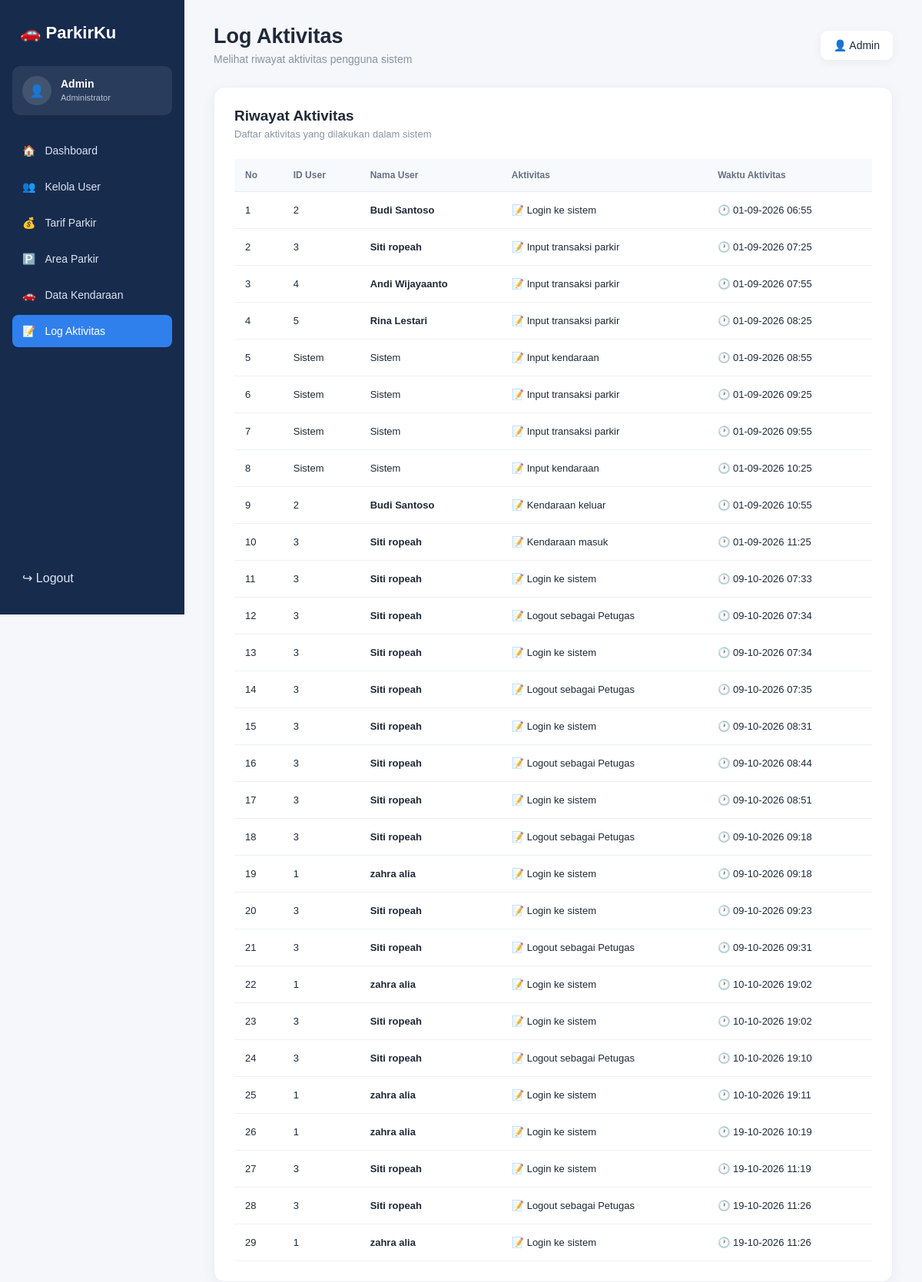
Page /view/log_aktivitas.php (signed in) on the committed database.
### tables this page shows
CREATE TABLE `tb_log_aktivitas` (
  `id_log` int NOT NULL,
  `id_user` int DEFAULT NULL,
  `aktivitas` varchar(100) NOT NULL,
  `waktu_aktivitas` datetime NOT NULL
);

CREATE TABLE `tb_user` (
  `id_user` int NOT NULL,
  `nama_lengkap` varchar(50) NOT NULL,
  `username` varchar(50) NOT NULL,
  `password` varchar(100) NOT NULL,
  `role` enum('admin','petugas','owner') NOT NULL,
  `status_aktif` tinyint(1) DEFAULT '1'
);

### view/log_aktivitas.php (the view, shortened to what this page needs)
<?php
include "../model/m_koneksi.php";
$query = mysqli_query(
    $conn,
    "SELECT
        l.id_log,
        l.id_user,
        l.aktivitas,
        l.waktu_aktivitas,
        u.nama_lengkap
     FROM tb_log_aktivitas l
     LEFT JOIN tb_user u
        ON l.id_user = u.id_user
     ORDER BY l.id_log ASC"
);
$data_log = [];
while ($row = mysqli_fetch_assoc($query)) {
    $data_log[] = $row;
}
?>
<!DOCTYPE html>
<html lang="id">
<head>
    <link rel="stylesheet" href="../asset/tarif.css">
</head>
<body>
<aside class="sidebar">
    <div class="logo">
        🚗 <span>ParkirKu</span>
    </div>
    <div class="admin">
        <div class="avatar">
            👤
        </div>
        <div>
            <strong>Admin</strong>
            <small>
                Administrator
            </small>
        </div>
    </div>
    <nav>
        <a href="dashboard_admin.php">
            🏠 <span>Dashboard</span>
        </a>
        <a href="kelola_user.php">
            👥 <span>Kelola User</span>
        </a>
        <a href="tarif_parkir.php">
            💰 <span>Tarif Parkir</span>
        </a>
        <a href="area_parkir.php">
            🅿️ <span>Area Parkir</span>
        </a>
        <a href="data_kendaraan.php">
            🚗 <span>Data Kendaraan</span>
        </a>
        <a href="log_aktivitas.php" class="active">
            📝 <span>Log Aktivitas</span>
        </a>
    </nav>
    <a href="login.php" class="logout">
        ↪ <span>Logout</span>
    </a>
</aside>
<main class="main">
    <header class="header">
        <div>
            <h1>
                Log Aktivitas
            </h1>
            <p>
                Melihat riwayat aktivitas pengguna sistem
            </p>
        </div>
        <div class="profile">
            👤 Admin
        </div>
    </header>
    <section class="card">
        <div class="card-header">
            <div>
                <h2>
                    Riwayat Aktivitas
                </h2>
                <p>
                    Daftar aktivitas yang dilakukan dalam sistem
                </p>
            </div>
        </div>
        <div class="table-wrapper">
            <table>
                <thead>
                    <tr>
                        <th>
                            No
                        </th>
                        <th>
                            ID User
                        </th>
                        <th>
                            Nama User
                        </th>
                        <th>
                            Aktivitas
                        </th>
                        <th>
                            Waktu Aktivitas
                        </th>
                    </tr>
                </thead>
                <tbody>
                <?php if (count($data_log) > 0): ?>
                    <?php $no = 1; ?>
                    <?php foreach ($data_log as $log): ?>
                        <tr>
                            <td>
                                <?= $no++; ?>
                            </td>
                            <td>
                                <?php if ($log['id_user'] != NULL): ?>
                                    <span class="badge-user">
                                        <?= htmlspecialchars($log['id_user']); ?>
                                    </span>
                                <?php else: ?>
                                    <span class="badge-system">
                                        Sistem
                                    </span>
                                <?php endif; ?>
                            </td>
                            <td>
                                <?php if (!empty($log['nama_lengkap'])): ?>
                                    <strong>
                                        <?= htmlspecialchars($log['nama_lengkap']); ?>
                                    </strong>
                                <?php else: ?>
                                    <span class="system-user">
                                        Sistem
                                    </span>
                                <?php endif; ?>
                            </td>
                            <td>
                                <span class="activity">
                                    📝
                                    <?= htmlspecialchars($log['aktivitas']); ?>
                                </span>
                            </td>
                            <td>
                                <span class="time">
                                    🕐
                                    <?= date(
                                        'd-m-Y H:i',
                                        strtotime($log['waktu_aktivitas'])
                                    ); ?>
                                </span>
                            </td>
                        </tr>
                    <?php endforeach; ?>
                <?php endif; ?>
                </tbody>
            </table>
        </div>
    </section>
</main>
</body>
</html>

### asset/tarif.css (style rules this page uses)
* { margin: 0; padding: 0; box-sizing: border-box; }
body { font-family: Arial, sans-serif; background: #f5f7fb; color: #1f2937; }
.sidebar { position: fixed; left: 0; top: 0; width: 240px; height: 100vh; background: #172b4d; padding: 25px 16px; color: white; }
.logo { font-size: 22px; font-weight: bold; padding: 5px 10px 30px; }
.admin { display: flex; align-items: center; gap: 12px; padding: 13px; background: rgba(255,255,255,.08); border-radius: 10px; margin-bottom: 25px; }
.avatar { width: 38px; height: 38px; display: flex; align-items: center; justify-content: center; background: rgba(255,255,255,.12); border-radius: 50%; }
.admin strong { display: block; font-size: 14px; }
.admin small { color: #b8c4d6; font-size: 11px; }
nav a { display: flex; align-items: center; gap: 12px; padding: 13px; margin-bottom: 5px; border-radius: 8px; color: #dbe4f0; text-decoration: none; font-size: 14px; }
nav a.active { background: #2f80ed; color: white; }
.logout { position: absolute; bottom: 25px; left: 16px; right: 16px; padding: 13px; color: #dbe4f0; text-decoration: none; border-radius: 8px; }
.main { margin-left: 240px; padding: 32px 38px; }
.header { display: flex; justify-content: space-between; align-items: center; margin-bottom: 28px; }
.header h1 { font-size: 27px; margin-bottom: 6px; }
.header p { color: #8993a4; font-size: 14px; }
.profile { background: white; padding: 11px 17px; border-radius: 9px; box-shadow: 0 3px 12px rgba(0,0,0,.05); font-size: 14px; }
.card { background: white; border-radius: 14px; padding: 26px; border: 1px solid #edf0f5; box-shadow: 0 4px 18px rgba(23,43,77,.05); }
.card-header { display: flex; align-items: center; justify-content: space-between; margin-bottom: 25px; }
.card-header h2 { font-size: 19px; margin-bottom: 5px; }
.card-header p { color: #8b95a5; font-size: 13px; }
.table-wrapper { overflow-x: auto; }
table { width: 100%; border-collapse: collapse; }
thead { background: #f7f9fc; }
th { padding: 14px; text-align: left; color: #667085; font-size: 12px; border-bottom: 1px solid #e8edf3; }
td { padding: 16px 14px; border-bottom: 1px solid #edf0f4; font-size: 13px; }

### rows in the picture
tb_log_aktivitas: id_user "2", id_user.nama_lengkap "Budi Santoso", aktivitas "Login ke sistem", waktu_aktivitas "01-09-2026 06:55"
tb_log_aktivitas: id_user "3", id_user.nama_lengkap "Siti ropeah", aktivitas "Input transaksi parkir", waktu_aktivitas "01-09-2026 07:25"
tb_log_aktivitas: id_user "4", id_user.nama_lengkap "Andi Wijayaanto", aktivitas "Input transaksi parkir", waktu_aktivitas "01-09-2026 07:55"
tb_log_aktivitas: id_user "5", id_user.nama_lengkap "Rina Lestari", aktivitas "Input transaksi parkir", waktu_aktivitas "01-09-2026 08:25"
tb_log_aktivitas: shows "Sistem", aktivitas "Input kendaraan", waktu_aktivitas "01-09-2026 08:55"
tb_log_aktivitas: shows "Sistem", aktivitas "Input transaksi parkir", waktu_aktivitas "01-09-2026 09:25"
tb_log_aktivitas: shows "Sistem", aktivitas "Input transaksi parkir", waktu_aktivitas "01-09-2026 09:55"
tb_log_aktivitas: shows "Sistem", aktivitas "Input kendaraan", waktu_aktivitas "01-09-2026 10:25"
tb_log_aktivitas: id_user "2", id_user.nama_lengkap "Budi Santoso", aktivitas "Kendaraan keluar", waktu_aktivitas "01-09-2026 10:55"
tb_log_aktivitas: id_user "3", id_user.nama_lengkap "Siti ropeah", aktivitas "Kendaraan masuk", waktu_aktivitas "01-09-2026 11:25"
tb_log_aktivitas: id_user "3", id_user.nama_lengkap "Siti ropeah", aktivitas "Login ke sistem", waktu_aktivitas "09-10-2026 07:33"
tb_log_aktivitas: id_user "3", id_user.nama_lengkap "Siti ropeah", aktivitas "Logout sebagai Petugas", waktu_aktivitas "09-10-2026 07:34"
tb_log_aktivitas: id_user "3", id_user.nama_lengkap "Siti ropeah", aktivitas "Login ke sistem", waktu_aktivitas "09-10-2026 07:34"
tb_log_aktivitas: id_user "3", id_user.nama_lengkap "Siti ropeah", aktivitas "Logout sebagai Petugas", waktu_aktivitas "09-10-2026 07:35"
tb_log_aktivitas: id_user "3", id_user.nama_lengkap "Siti ropeah", aktivitas "Login ke sistem", waktu_aktivitas "09-10-2026 08:31"
tb_log_aktivitas: id_user "3", id_user.nama_lengkap "Siti ropeah", aktivitas "Logout sebagai Petugas", waktu_aktivitas "09-10-2026 08:44"
tb_log_aktivitas: id_user "3", id_user.nama_lengkap "Siti ropeah", aktivitas "Login ke sistem", waktu_aktivitas "09-10-2026 08:51"
tb_log_aktivitas: id_user "3", id_user.nama_lengkap "Siti ropeah", aktivitas "Logout sebagai Petugas", waktu_aktivitas "09-10-2026 09:18"
tb_log_aktivitas: id_user "1", id_user.nama_lengkap "zahra alia", aktivitas "Login ke sistem", waktu_aktivitas "09-10-2026 09:18"
tb_log_aktivitas: id_user "3", id_user.nama_lengkap "Siti ropeah", aktivitas "Login ke sistem", waktu_aktivitas "09-10-2026 09:23"
tb_log_aktivitas: id_user "3", id_user.nama_lengkap "Siti ropeah", aktivitas "Logout sebagai Petugas", waktu_aktivitas "09-10-2026 09:31"
tb_log_aktivitas: id_user "1", id_user.nama_lengkap "zahra alia", aktivitas "Login ke sistem", waktu_aktivitas "10-10-2026 19:02"
tb_log_aktivitas: id_user "3", id_user.nama_lengkap "Siti ropeah", aktivitas "Login ke sistem", waktu_aktivitas "10-10-2026 19:02"
tb_log_aktivitas: id_user "3", id_user.nama_lengkap "Siti ropeah", aktivitas "Logout sebagai Petugas", waktu_aktivitas "10-10-2026 19:10"
tb_log_aktivitas: id_user "1", id_user.nama_lengkap "zahra alia", aktivitas "Login ke sistem", waktu_aktivitas "10-10-2026 19:11"
tb_log_aktivitas: id_user "1", id_user.nama_lengkap "zahra alia", aktivitas "Login ke sistem", waktu_aktivitas "19-10-2026 10:19"
tb_log_aktivitas: id_user "3", id_user.nama_lengkap "Siti ropeah", aktivitas "Login ke sistem", waktu_aktivitas "19-10-2026 11:19"
tb_log_aktivitas: id_user "3", id_user.nama_lengkap "Siti ropeah", aktivitas "Logout sebagai Petugas", waktu_aktivitas "19-10-2026 11:26"
tb_log_aktivitas: id_user "1", id_user.nama_lengkap "zahra alia", aktivitas "Login ke sistem", waktu_aktivitas "19-10-2026 11:26"
